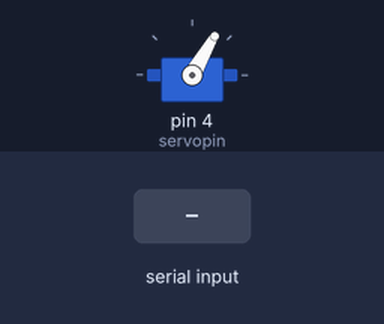
This sketch was run on a simulated Arduino Uno, built with avr-gcc and run on an emulated ATmega328P. Parts: servo. Inputs (shaded band) come from the test bench.

Above: at 1.2 s.
1.3 s: "90,45\n" received over Serial
At 2.0 s:
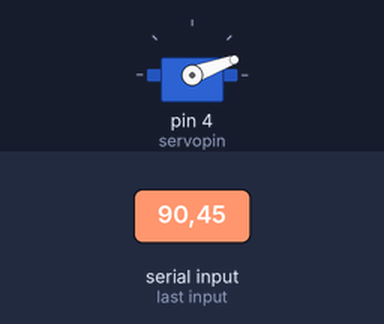
3.8 s: "30,150\n" received over Serial
At 4.6 s:
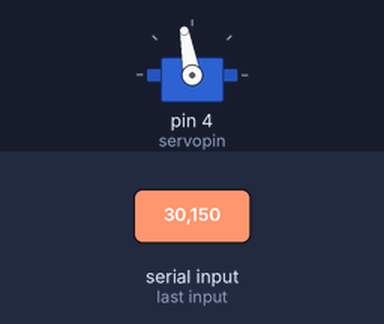
Timing chart, 0 to 6.8 s (numbered marks = the images above; inputs shaded):
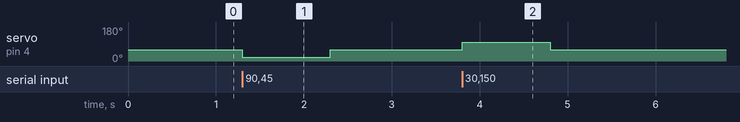

Measured:
- after the input at 1.3 s, servo on pin 4 (servopin): 60° → 20° at once, → 60° 1.0 s later
- after the input at 3.8 s, servo on pin 4 (servopin): 60° → 100° at once, → 60° 1.0 s later

The sketch:

computer_vision.ino
```cpp
#include <Servo.h>
#include <NewPing.h>

double TotalError;  // initialize intergral error to be zero.
double LastError;   //initialize error to be zero.
double OutMax = 40;   //clamping angle output
double OutMin = -40;  //clamping angle output
#define servopin    4 // servopin on arduino.
#define TRIGGER_PIN  9  // Arduino pin tied to trigger pin on the ultrasonic sensor.
#define ECHO_PIN     10  // Arduino pin tied to echo pin on the ultrasonic sensor.
#define MAX_DISTANCE 20 // Maximum distance we want to ping for (in centimeters). Maximum sensor distance is rated at 400-500cm.

Servo servo1;  //instantiate class object

void setup() {
servo1.attach(servopin);  //define servopin
Serial.begin(115200);    //baud rate. CRUCIAL FOR SERIAL COMMUNICATION TO BE IN SYNC.
}

class PID_controller {

private:
double Kp;double Ki;double Kd; double setpoint;

public:
  PID_controller(double Kp,double Ki, double Kd,double setpoint){    //constructor to initialzie private variables
    this->Kp = Kp;
    this->Ki = Ki;
    this->Kd = Kd;
    this->setpoint = setpoint;
  }

  double Error(int Currentvalue) {
    return ( Currentvalue - setpoint);}

  double Proportional(double error) {
    return Kp *(error);}

  double Intergral(double error) {
    return Ki*(TotalError += error);}

  double Derivative(double error) {
    return Kd * (error - LastError) ;}

  double PIDcompute(double P, double I, double D){
    return ( P + I + D );}

};

void loop() {
  while(Serial.available() > 0){
    int sensor = Serial.parseInt();   //store coordinates
    if (sensor < -20000){
      servo1.write(60);
    }
 PID_controller pid(0.134,0.005,1.9,307);  //0.134,0.0055,1.9 (Kp,Ki,Kd,setpoint)
 double E = pid.Error((sensor));            //pass in coordiantes.
 double P = pid.Proportional(E);
 double I = pid.Intergral(E);
 double D = pid.Derivative(E);
 double Output = pid.PIDcompute(P,I,D);


 if (Output > OutMax){      //clamp controller output
  Output = OutMax;
  }
   if (Output < OutMin){    //clamp controller output
    Output = OutMin;
   }

    if ((sensor >= 270) && (sensor <=340)){   //deadband region
      Output = 0;
  }

  servo1.write(60 + Output);    //write angle
  LastError = E;            //refresh error

}

if (Serial.available() <=0){      //set at default position
  servo1.write(60);
}

}
```
